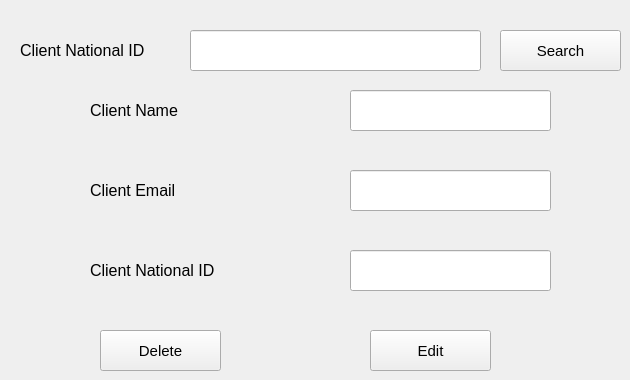
      <widget class="QWidget" name="tab_8">
       <attribute name="title">
        <string>Edit Or Delete Client</string>
       </attribute>
       <widget class="QLineEdit" name="lineEdit_8">
        <property name="geometry">
         <rect>
          <x>190</x>
          <y>30</y>
          <width>291</width>
          <height>41</height>
         </rect>
        </property>
        <property name="font">
         <font>
          <pointsize>12</pointsize>
         </font>
        </property>
       </widget>
       <widget class="QLabel" name="label_12">
        <property name="geometry">
         <rect>
          <x>20</x>
          <y>30</y>
          <width>161</width>
          <height>41</height>
         </rect>
        </property>
        <property name="font">
         <font>
          <pointsize>12</pointsize>
         </font>
        </property>
        <property name="text">
         <string>Client National ID</string>
        </property>
       </widget>
       <widget class="QPushButton" name="pushButton_13">
        <property name="geometry">
         <rect>
          <x>500</x>
          <y>30</y>
          <width>121</width>
          <height>41</height>
         </rect>
        </property>
        <property name="font">
         <font>
          <pointsize>11</pointsize>
         </font>
        </property>
        <property name="text">
         <string>Search</string>
        </property>
       </widget>
       <widget class="QLabel" name="label_26">
        <property name="geometry">
         <rect>
          <x>90</x>
          <y>170</y>
          <width>181</width>
          <height>41</height>
         </rect>
        </property>
        <property name="font">
         <font>
          <pointsize>12</pointsize>
         </font>
        </property>
        <property name="text">
         <string>Client Email</string>
        </property>
       </widget>
       <widget class="QLineEdit" name="lineEdit_18">
        <property name="geometry">
         <rect>
          <x>350</x>
          <y>170</y>
          <width>201</width>
          <height>41</height>
         </rect>
        </property>
        <property name="font">
         <font>
          <pointsize>12</pointsize>
         </font>
        </property>
       </widget>
       <widget class="QLabel" name="label_13">
        <property name="geometry">
         <rect>
          <x>90</x>
          <y>90</y>
          <width>181</width>
          <height>41</height>
         </rect>
        </property>
        <property name="font">
         <font>
          <pointsize>12</pointsize>
         </font>
        </property>
        <property name="text">
         <string>Client Name</string>
        </property>
       </widget>
       <widget class="QLineEdit" name="lineEdit_22">
        <property name="geometry">
         <rect>
          <x>350</x>
          <y>90</y>
          <width>201</width>
          <height>41</height>
         </rect>
        </property>
        <property name="font">
         <font>
          <pointsize>12</pointsize>
         </font>
        </property>
       </widget>
       <widget class="QLineEdit" name="lineEdit_9">
        <property name="geometry">
         <rect>
          <x>350</x>
          <y>250</y>
          <width>201</width>
          <height>41</height>
         </rect>
        </property>
        <property name="font">
         <font>
          <pointsize>12</pointsize>
         </font>
        </property>
       </widget>
       <widget class="QLabel" name="label_14">
        <property name="geometry">
         <rect>
          <x>90</x>
          <y>250</y>
          <width>231</width>
          <height>41</height>
         </rect>
        </property>
        <property name="font">
         <font>
          <pointsize>12</pointsize>
         </font>
        </property>
        <property name="text">
         <string>Client National ID</string>
        </property>
       </widget>
       <widget class="QPushButton" name="pushButton_21">
        <property name="geometry">
         <rect>
          <x>100</x>
          <y>330</y>
          <width>121</width>
          <height>41</height>
         </rect>
        </property>
        <property name="font">
         <font>
          <pointsize>11</pointsize>
         </font>
        </property>
        <property name="text">
         <string>Delete</string>
        </property>
       </widget>
       <widget class="QPushButton" name="pushButton_22">
        <property name="geometry">
         <rect>
          <x>370</x>
          <y>330</y>
          <width>121</width>
          <height>41</height>
         </rect>
        </property>
        <property name="font">
         <font>
          <pointsize>11</pointsize>
         </font>
        </property>
        <property name="text">
         <string>Edit</string>
        </property>
       </widget>
      </widget>
